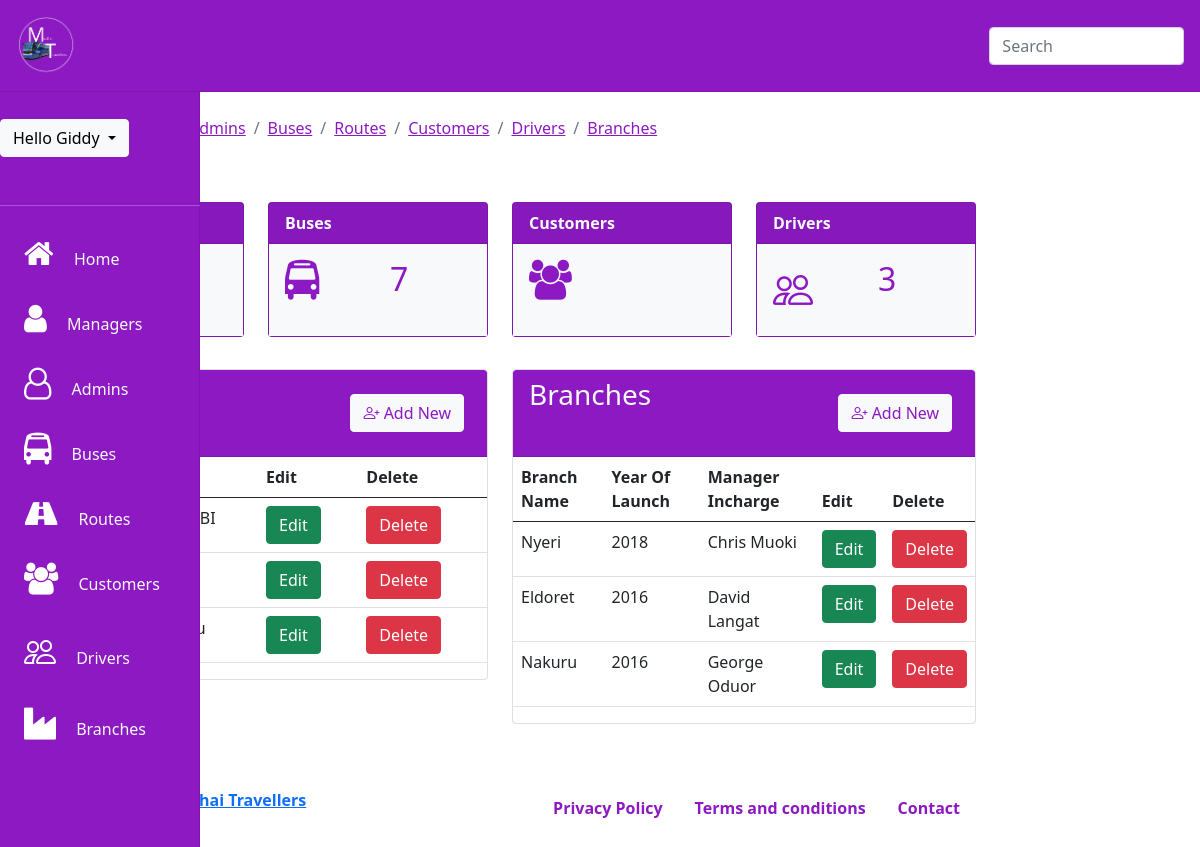
/super_admin/home.php (signed in), run on the app's committed database.
### tables this page shows
CREATE TABLE `routes` (
  `id` int(11) NOT NULL,
  `fromm` varchar(100) NOT NULL,
  `too` varchar(100) NOT NULL
);

CREATE TABLE `branches` (
  `id` int(11) NOT NULL,
  `branch` varchar(100) NOT NULL,
  `yf` year(4) NOT NULL,
  `manager` varchar(100) NOT NULL
);

### super_admin/partials/i_branches.php (the view, shortened to what this page needs)
<?php
 $sql ="SELECT *FROM branches
  ORDER BY id";
   $query =$con->query($sql);
   WHILE($row=$query->fetch_assoc())
   {
       ?>
<tr>
    <td><?php echo $row['branch'];?></td>
    <td><?php echo $row['yf'];?></td>
    <td><?php echo $row['manager'];?></td>
    <form action="partials/updatedata.php" Method="POST">
        <th><input type="submit" name="edit" class="btn btn-success" data-target="#addnew" value="Edit"></th>
    </form>
    <form action="partials/delete.php" Method="POST">
        <th><input type="submit" name="delete" class="btn btn-danger" value="Delete"></th>
    </form>
</tr>
<?php
                }
                ?>

### super_admin/partials/i_routes.php (shortened to what this page needs)
<?php
 $sql ="SELECT *FROM routes
  ORDER BY id";
   $query =$con->query($sql);
   WHILE($row=$query->fetch_assoc())
   {
       ?>
<tr>
    <td><?php echo $row['fromm'];?></td>
    <td><?php echo $row['too'];?></td>
    <form action="partials/updatedata.php" Method="POST">
        <th><input type="submit" name="edit" class="btn btn-success" data-target="#addnew" value="Edit"></th>
    </form>
    <form action="partials/delete.php" Method="POST">
        <th><input type="submit" name="delete" class="btn btn-danger" value="Delete"></th>
    </form>
</tr>
<?php
                }
                ?>

### data on the page
branches: branch "Nyeri", yf "2018", manager "Chris Muoki"
branches: branch "Eldoret", yf "2016", manager "David Langat"
branches: branch "Nakuru", yf "2016", manager "George Oduor"

### other printed values
$_SESSION['username'] "Giddy"
$row "7"
$row "3"
